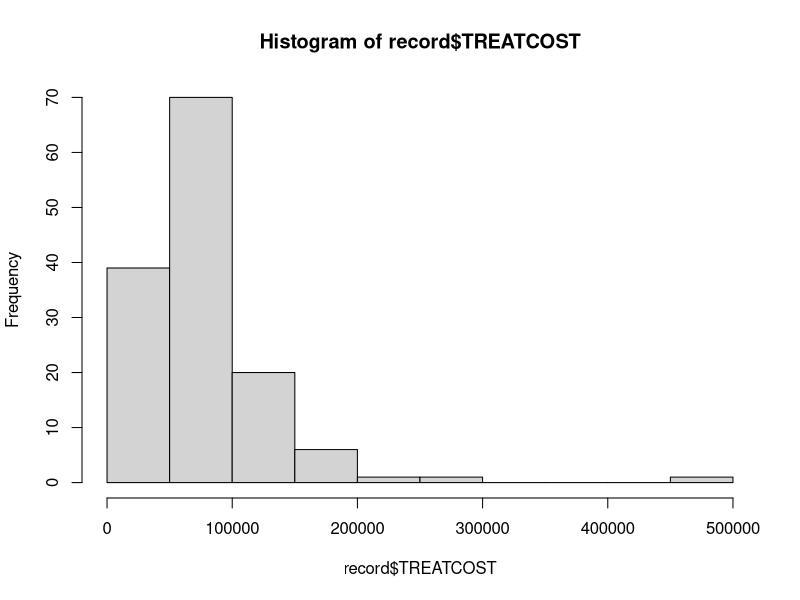
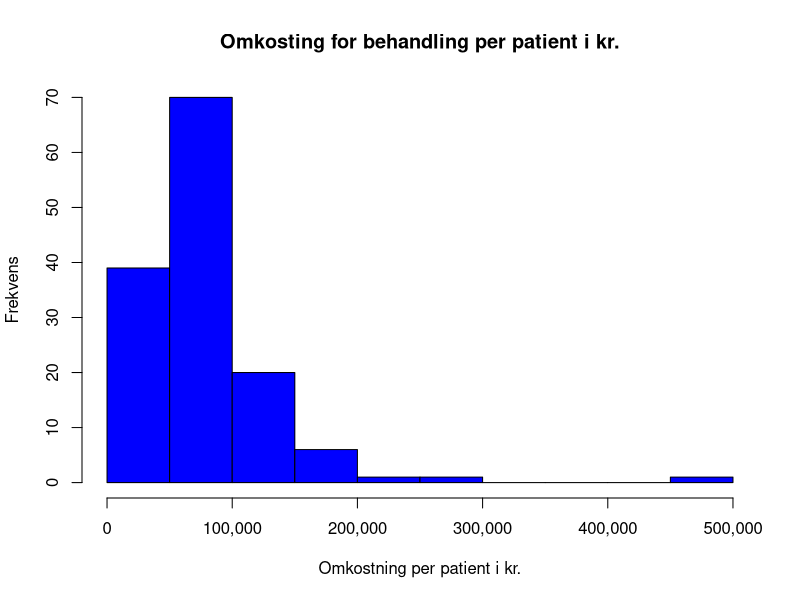
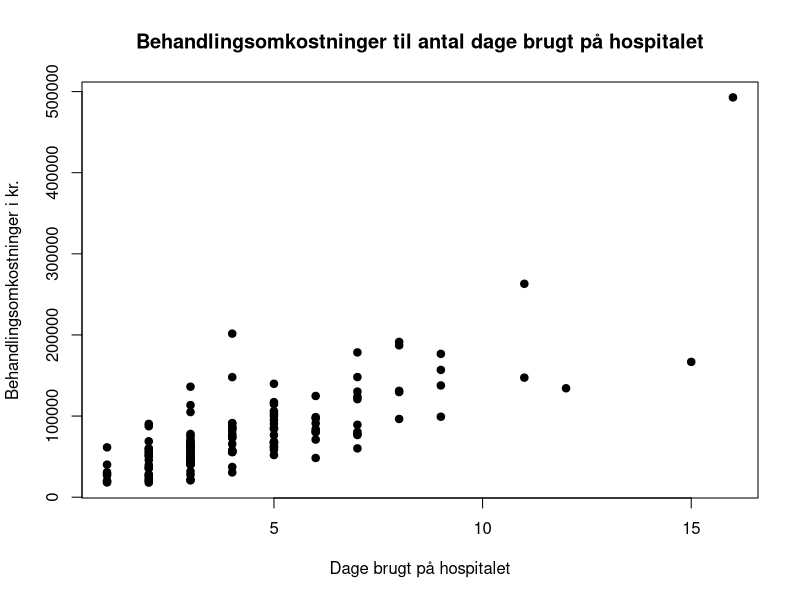
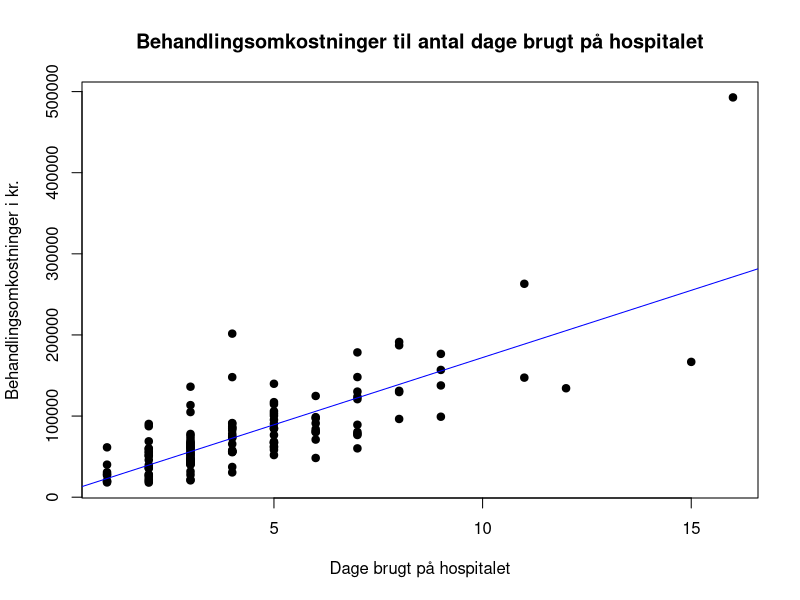
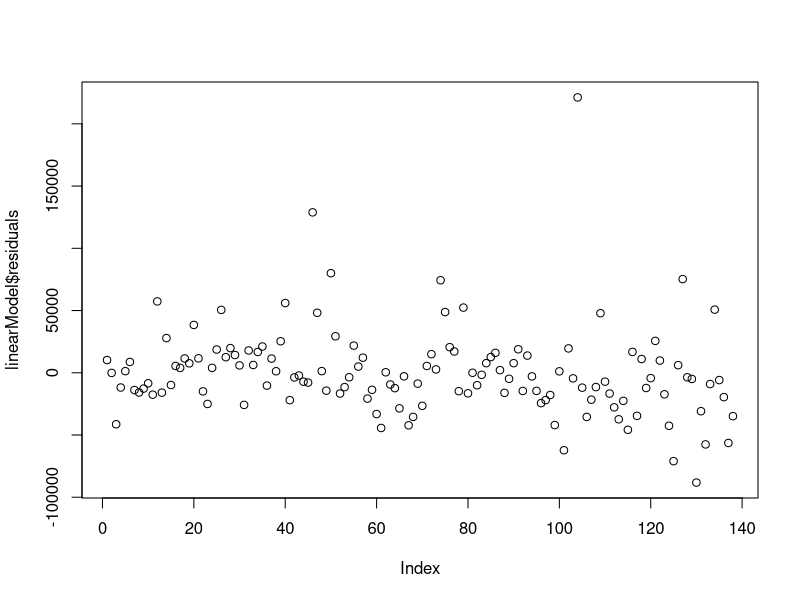

Write R code to recreate these figures, in order.
record <- read.csv("./data.csv", sep = ";", header = TRUE)

options(scipen = 10)

# Histogram for TREATCOST
h <- hist(record$TREATCOST)
pdf("plots/treatcost.pdf", width = 10, height = 8);
plot(h, main = "Omkosting for behandling per patient i kr.",
     xlab = "Omkostning per patient i kr.",
      ylab = "Frekvens", col = "blue", xaxt = "n")
axis(side = 1, at = axTicks(1),
    labels = formatC(axTicks(1), format = "d", big.mark = ","))
dev.off()

# Opsummering af data
summary(record[2])
sd(unlist(record[2]))

treatMean = mean(unlist(record[2]))
treatSd = sd(unlist(record[2]))

error = qnorm(0.95)*treatSd/sqrt(length(unlist(record[2])))

#venstre
treatMean - error
#højre
treatMean+error

# sandsynligheden for at en behandling koster over 95000 kr
# dette er den teoretiske sandsynlighed 
under95k  <- 1- pnorm(q = 95000, mean = treatMean, sd = treatSd)

# sandsynligheden for at en behandling koster over 95K
sum(record$TREATCOST > 95000)/length(record$TREATCOST)


under40K <- sum(record$TREATCOST < 40000)/length(record$TREATCOST)
over65K <- sum(record$TREATCOST < 65000)/length(record$TREATCOST)

# den endelige sandsynlighed
1 - under40K - over65K


#overblik over data
pdf("plots/caredaysScatterPlot.pdf", width = 10, height = 8)
plot(record$CAREDAYS, record$TREATCOST, pch = 19, xlab = "Dage brugt på hospitalet", ylab = "Behandlingsomkostninger i kr.", main = "Behandlingsomkostninger til antal dage brugt på hospitalet")
dev.off()

pdf("plots/caredaysScatterPlotAbline.pdf", width = 10, height = 8)
plot(record$CAREDAYS, record$TREATCOST, pch = 19, xlab = "Dage brugt på hospitalet", ylab = "Behandlingsomkostninger i kr.", main = "Behandlingsomkostninger til antal dage brugt på hospitalet")
abline(lm(record$TREATCOST~record$CAREDAYS), col = "blue")
dev.off()


linearModel <-lm(record$TREATCOST~record$CAREDAYS)


summary(linearModel)

pdf("plots/caredaysResiduals.pdf", width = 10, height = 8)
plot(linearModel$residuals)
dev.off()


lm(TREATCOST~MEDICINE+LAB+XRAY+INHALATOR+STATUS+CAREDAYS+INTENSIVEDAYS+AGE+GENDER+INSURANCE, data = record)

corretlationMatrix <- cor(record[,c(2:12)])
round(corretlationMatrix, 2)




